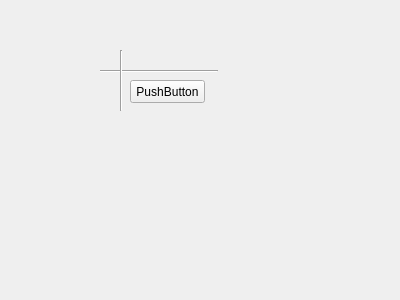
<?xml version="1.0" encoding="UTF-8"?>
<ui version="4.0">
 <class>Widget</class>
 <widget class="QWidget" name="Widget">
  <property name="geometry">
   <rect>
    <x>0</x>
    <y>0</y>
    <width>400</width>
    <height>300</height>
   </rect>
  </property>
  <property name="windowTitle">
   <string>Widget</string>
  </property>
  <widget class="Line" name="line">
   <property name="geometry">
    <rect>
     <x>100</x>
     <y>70</y>
     <width>118</width>
     <height>3</height>
    </rect>
   </property>
   <property name="orientation">
    <enum>Qt::Horizontal</enum>
   </property>
  </widget>
  <widget class="Line" name="line_2">
   <property name="geometry">
    <rect>
     <x>120</x>
     <y>50</y>
     <width>3</width>
     <height>61</height>
    </rect>
   </property>
   <property name="orientation">
    <enum>Qt::Vertical</enum>
   </property>
  </widget>
  <widget class="QPushButton" name="pushButton">
   <property name="geometry">
    <rect>
     <x>130</x>
     <y>80</y>
     <width>75</width>
     <height>23</height>
    </rect>
   </property>
   <property name="text">
    <string>PushButton</string>
   </property>
  </widget>
 </widget>
 <layoutdefault spacing="6" margin="11"/>
 <resources/>
 <connections/>
</ui>
